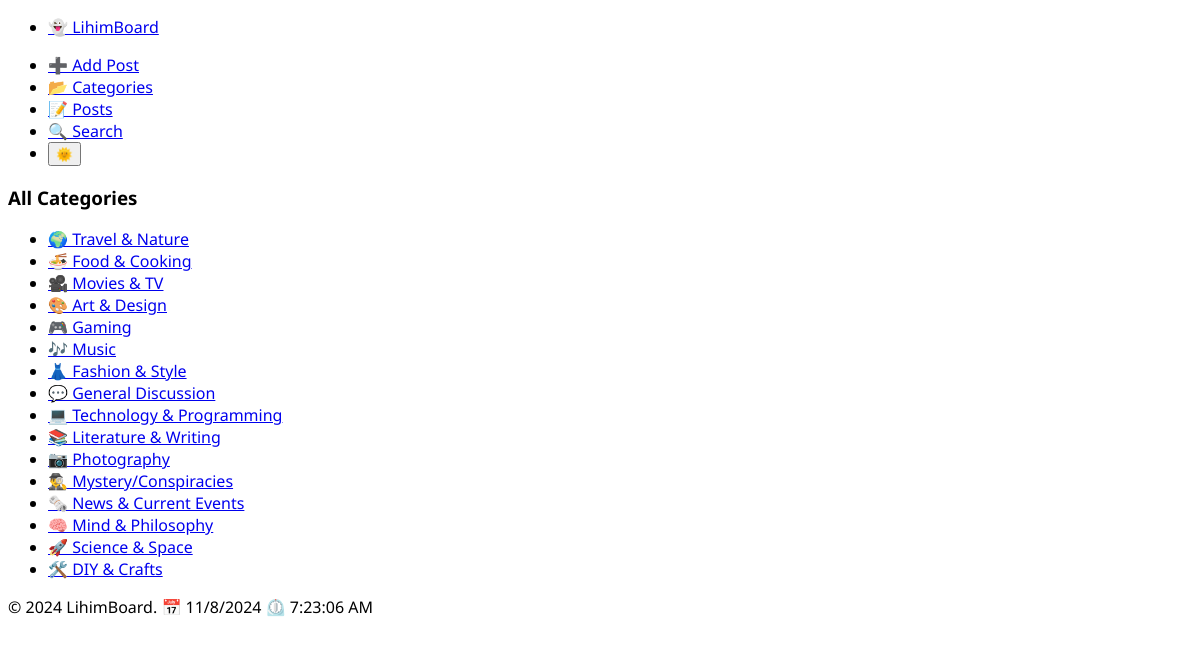
The page /categories on the database its author committed.
### tables this page shows
CREATE TABLE categories (
    category_id INT AUTO_INCREMENT PRIMARY KEY,
    name VARCHAR(100) NOT NULL UNIQUE
);

### src/Controllers/HomeController.php (called while the page is built, shortened)
<?php
class HomeController
{
    private $categoryModel;
    public function __construct(Category $categoryModel, Post $postModel)
    {
        $this->categoryModel = $categoryModel;
    }
    public function categories()
    {
        $categories = $this->categoryModel->getAll();
        $data = ['categories' => $categories];
        require __DIR__ . '/../Views/categories_list.php';
    }
}

### src/routes.php (called while the page is built, shortened)
<?php
 $router->add('/', function () use ($db) {
    ControllerFactory::getHomeController($db)->index();
 });
 $router->add('/about', function () use ($db) {
    ControllerFactory::getHomeController($db)->about();
 });
 $router->add('/search', function () use ($db) {
    $tripcode = $_GET['tripcode'] ?? '';
    ControllerFactory::getPostController($db)->search($tripcode);
 });
 $router->add('/categories', function () use ($db) {
    ControllerFactory::getHomeController($db)->categories();
 });

### src/Router.php (called while the page is built, shortened)
<?php
class Router
{
    private $routes = [];
    public function add($pattern, $callback)
    {
        $this->routes[$pattern] = $callback;
    }
    public function dispatch($uri)
    {
        $uri = filter_var($uri, FILTER_SANITIZE_URL);
        foreach ($this->routes as $pattern => $callback) {
            if ($pattern === $uri) {
                return call_user_func($callback);
            } elseif (preg_match('/\{(\w+)\}/', $pattern, $matches)) {
                $pattern = preg_replace('/\{(\w+)\}/', '(\d+)', $pattern);
                if (preg_match('#^' . $pattern . '$#', $uri, $paramMatches)) {
                    return call_user_func_array($callback, array_slice($paramMatches, 1));
                }
            }
        }
    }
}

### public/index.php (called while the page is built, shortened)
<?php
require_once __DIR__ . '/../config/config.php';
$router = new Router();
require_once __DIR__ . '/../src/routes.php';
$uri = parse_url($_SERVER['REQUEST_URI'], PHP_URL_PATH);
$router->dispatch($uri);

### src/Models/Category.php (called while the page is built, shortened)
<?php
class Category
{
    private $db;
    public function __construct(\App\Database $db)
    {
        $this->db = $db;
    }
    public function getAll()
    {
        return $this->db->query("SELECT * FROM categories")->fetchAll(\PDO::FETCH_ASSOC);
    }
}

### src/Database.php (called while the page is built, shortened)
<?php
class Database
{
    private $connection;
    private function __construct($host, $dbname, $username, $password)
    {
        try {
            $this->connection = new PDO("mysql:host=$host;dbname=$dbname;charset=utf8mb4", $username, $password);
            $this->connection->setAttribute(PDO::ATTR_ERRMODE, PDO::ERRMODE_EXCEPTION);
        } catch (PDOException $e) {
            throw new \Exception('Database connection failed: ' . $e->getMessage());
        }
    }
    public function query($sql, $params = [])
    {
        try {
            $stmt = $this->connection->prepare($sql);
            $stmt->execute($params);
            return $stmt;
        } catch (PDOException $e) {
            throw new \Exception('Query failed: ' . $e->getMessage());
        }
    }
}

### src/Views/categories_list.php (the view, shortened to what this page needs)
<!DOCTYPE html>
<html lang="en">
<?php
include 'partials/head.php';
?>
<body>
    <main>
        <?php include 'partials/nav.php'; ?>
        <h3>All Categories</h3>
        <ul>
            <?php
            foreach ($data['categories'] as $category) {
                echo '<li><a href="/category/' . htmlspecialchars($category['category_id'] ?? '') . '">' . htmlspecialchars($category['name'] ?? '') . '</a></li>';
            }
            ?>
        </ul>
    </main>
    <?php require 'partials/footer.php'; ?>
</body>
</html>

### public/assets/css/index.css (style rules this page uses)
* { font-family: 'Noto Sans', "sans-serif"; }
html { transition: background-color 0.3s ease, color 0.3s ease; }
body { transition: background-color 0.5s ease-in-out, color 0.5s ease-in-out; }

### rows shown on the page
categories: name "🌍 Travel & Nature"
categories: name "🍜 Food & Cooking"
categories: name "🎥 Movies & TV"
categories: name "🎨 Art & Design"
categories: name "🎮 Gaming"
categories: name "🎶 Music"
categories: name "👗 Fashion & Style"
categories: name "💬 General Discussion"
categories: name "💻 Technology & Programming"
categories: name "📚 Literature & Writing"
categories: name "📷 Photography"
categories: name "🕵️‍♂️ Mystery/Conspiracies"
categories: name "🗞️ News & Current Events"
categories: name "🧠 Mind & Philosophy"
categories: name "🚀 Science & Space"
categories: name "🛠️ DIY & Crafts"
